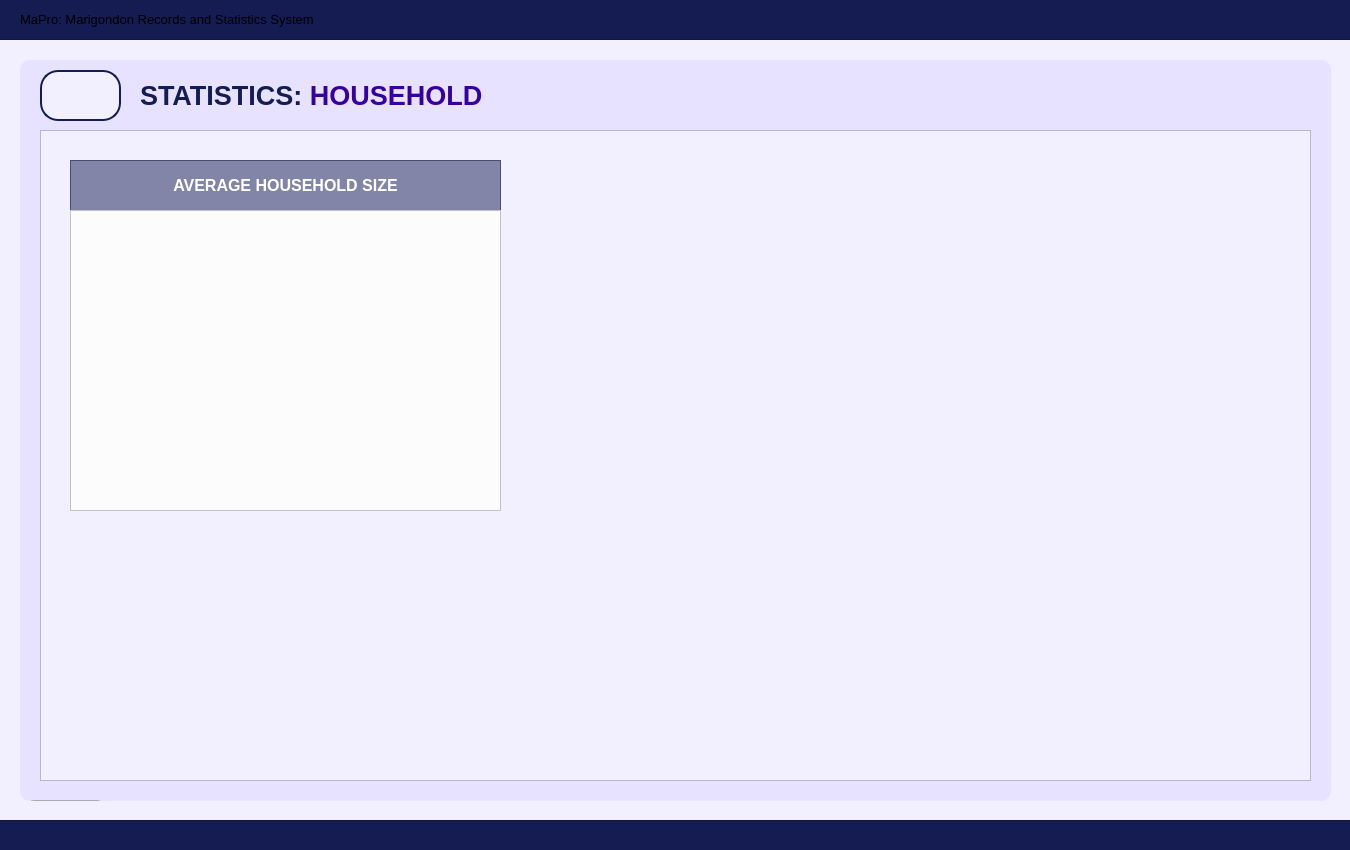
<?xml version="1.0" encoding="UTF-8"?>
<ui version="4.0">
 <class>User_dashboardWidget</class>
 <widget class="QWidget" name="User_dashboardWidget">
  <property name="geometry">
   <rect>
    <x>0</x>
    <y>0</y>
    <width>1350</width>
    <height>850</height>
   </rect>
  </property>
  <property name="sizePolicy">
   <sizepolicy hsizetype="Fixed" vsizetype="Fixed">
    <horstretch>0</horstretch>
    <verstretch>0</verstretch>
   </sizepolicy>
  </property>
  <property name="maximumSize">
   <size>
    <width>1350</width>
    <height>850</height>
   </size>
  </property>
  <property name="windowTitle">
   <string>Form</string>
  </property>
  <property name="styleSheet">
   <string notr="true">#User_dashboardWidget{
	background-color: #f2efff;
}</string>
  </property>
  <widget class="QFrame" name="border_blueLines1">
   <property name="geometry">
    <rect>
     <x>-10</x>
     <y>-1</y>
     <width>1371</width>
     <height>41</height>
    </rect>
   </property>
   <property name="styleSheet">
    <string notr="true">#border_blueLines1{
	background-color: #141c52;
}
</string>
   </property>
   <property name="frameShape">
    <enum>QFrame::Shape::StyledPanel</enum>
   </property>
   <property name="frameShadow">
    <enum>QFrame::Shadow::Raised</enum>
   </property>
   <widget class="QLabel" name="title_bodyDashboardSystemTitle">
    <property name="geometry">
     <rect>
      <x>30</x>
      <y>0</y>
      <width>1301</width>
      <height>41</height>
     </rect>
    </property>
    <property name="font">
     <font>
      <family>Arial</family>
      <pointsize>10</pointsize>
      <bold>false</bold>
     </font>
    </property>
    <property name="styleSheet">
     <string notr="true">#title_bodyDashboardSystemTitle {
	background-color: transparent;
	color: #white;
}
</string>
    </property>
    <property name="text">
     <string>MaPro: Marigondon Records and Statistics System</string>
    </property>
    <property name="alignment">
     <set>Qt::AlignmentFlag::AlignLeading|Qt::AlignmentFlag::AlignLeft|Qt::AlignmentFlag::AlignVCenter</set>
    </property>
   </widget>
  </widget>
  <widget class="QFrame" name="border_blueLines2">
   <property name="geometry">
    <rect>
     <x>-10</x>
     <y>820</y>
     <width>1381</width>
     <height>31</height>
    </rect>
   </property>
   <property name="styleSheet">
    <string notr="true">#border_blueLines2{
	background-color: #141c52;
}
</string>
   </property>
   <property name="frameShape">
    <enum>QFrame::Shape::StyledPanel</enum>
   </property>
   <property name="frameShadow">
    <enum>QFrame::Shadow::Raised</enum>
   </property>
  </widget>
  <widget class="QFrame" name="baseBodyFrame">
   <property name="geometry">
    <rect>
     <x>20</x>
     <y>60</y>
     <width>1311</width>
     <height>741</height>
    </rect>
   </property>
   <property name="styleSheet">
    <string notr="true">#baseBodyFrame {
	background-color: #e7e2ff;
	border: none;
	border-radius: 10px;
}</string>
   </property>
   <property name="frameShape">
    <enum>QFrame::Shape::StyledPanel</enum>
   </property>
   <property name="frameShadow">
    <enum>QFrame::Shadow::Raised</enum>
   </property>
   <widget class="QPushButton" name="logout_buttonLogout_3">
    <property name="geometry">
     <rect>
      <x>10</x>
      <y>740</y>
      <width>71</width>
      <height>31</height>
     </rect>
    </property>
    <property name="font">
     <font>
      <family>Arial</family>
      <pointsize>8</pointsize>
      <bold>true</bold>
     </font>
    </property>
    <property name="cursor">
     <cursorShape>PointingHandCursor</cursorShape>
    </property>
    <property name="styleSheet">
     <string notr="true">#logout_buttonLogout {
    background-color: #bc1c1c;
    color: white;
    border-radius: 5px;
    padding: 10px; /* Optional: Adjusts spacing inside the button */
}
#logout_buttonLogout:hover {
    background-color: #d82020; /* Slightly lighter blue when hovered */
}
#logout_buttonLogout:pressed {
    background-color: #8c1515; /* Darker blue when clicked */
}</string>
    </property>
    <property name="text">
     <string>LOGOUT</string>
    </property>
   </widget>
   <widget class="QLabel" name="title_bodyStatistics">
    <property name="geometry">
     <rect>
      <x>120</x>
      <y>20</y>
      <width>471</width>
      <height>31</height>
     </rect>
    </property>
    <property name="font">
     <font>
      <family>Arial</family>
      <pointsize>20</pointsize>
      <bold>true</bold>
     </font>
    </property>
    <property name="styleSheet">
     <string notr="true">#title_bodyStatistics {
	background-color: transparent;
	color: #141c52;
}
</string>
    </property>
    <property name="text">
     <string>&lt;html&gt;&lt;head/&gt;&lt;body&gt;&lt;p&gt;STATISTICS: &lt;span style=&quot; color:#3600a1;&quot;&gt;HOUSEHOLD&lt;/span&gt;&lt;/p&gt;&lt;/body&gt;&lt;/html&gt;</string>
    </property>
   </widget>
   <widget class="QFrame" name="statistics_frameBody">
    <property name="geometry">
     <rect>
      <x>20</x>
      <y>70</y>
      <width>1271</width>
      <height>651</height>
     </rect>
    </property>
    <property name="styleSheet">
     <string notr="true">#statistics_frameBody{
	background-color: #f2efff;
}</string>
    </property>
    <property name="frameShape">
     <enum>QFrame::Shape::StyledPanel</enum>
    </property>
    <property name="frameShadow">
     <enum>QFrame::Shadow::Raised</enum>
    </property>
    <widget class="QFrame" name="table_titleFrameStatistics">
     <property name="geometry">
      <rect>
       <x>30</x>
       <y>30</y>
       <width>431</width>
       <height>51</height>
      </rect>
     </property>
     <property name="styleSheet">
      <string notr="true">#table_titleFrameStatistics{
	background-color: rgba(20, 28, 82, 128)
}
</string>
     </property>
     <property name="frameShape">
      <enum>QFrame::Shape::StyledPanel</enum>
     </property>
     <property name="frameShadow">
      <enum>QFrame::Shadow::Raised</enum>
     </property>
     <widget class="QLabel" name="statistics_labelNote">
      <property name="geometry">
       <rect>
        <x>0</x>
        <y>0</y>
        <width>431</width>
        <height>51</height>
       </rect>
      </property>
      <property name="font">
       <font>
        <family>Arial</family>
        <pointsize>12</pointsize>
        <bold>true</bold>
       </font>
      </property>
      <property name="styleSheet">
       <string notr="true">#statistics_labelNote {
	background-color: transparent;
	color: #FFFFFF;
}
</string>
      </property>
      <property name="text">
       <string>AVERAGE HOUSEHOLD SIZE</string>
      </property>
      <property name="alignment">
       <set>Qt::AlignmentFlag::AlignCenter</set>
      </property>
     </widget>
    </widget>
    <widget class="QFrame" name="demo_framePopulationOverview">
     <property name="geometry">
      <rect>
       <x>30</x>
       <y>80</y>
       <width>431</width>
       <height>301</height>
      </rect>
     </property>
     <property name="styleSheet">
      <string notr="true">#demo_framePopulationOverview{
	background-color: #fcfcfc;
}</string>
     </property>
     <property name="frameShape">
      <enum>QFrame::Shape::StyledPanel</enum>
     </property>
     <property name="frameShadow">
      <enum>QFrame::Shadow::Raised</enum>
     </property>
    </widget>
   </widget>
   <widget class="QToolButton" name="btn_returnToStatisticsPage">
    <property name="geometry">
     <rect>
      <x>20</x>
      <y>10</y>
      <width>81</width>
      <height>51</height>
     </rect>
    </property>
    <property name="styleSheet">
     <string notr="true">#btn_returnToStatisticsPage {
    background-color: #f2efff;
    color: #141c52;
	border: 2px solid #141c52; 
	border-radius: 18px;
	text-align: left;
    padding: 10px; /* Optional: Adjusts spacing inside the button */
}
#btn_returnToStatisticsPage:hover {
    background-color: #fdfdff; /* Slightly lighter blue when hovered */
}
#btn_returnToStatisticsPage:pressed {
    background-color: #e7e5f4; /* Darker blue when clicked */
}

</string>
    </property>
    <property name="text">
     <string/>
    </property>
    <property name="icon">
     <iconset>
      <normaloff>../../../Assets/FuncIcons/img_return.png</normaloff>../../../Assets/FuncIcons/img_return.png</iconset>
    </property>
    <property name="iconSize">
     <size>
      <width>25</width>
      <height>25</height>
     </size>
    </property>
   </widget>
  </widget>
 </widget>
 <resources/>
 <connections/>
</ui>
